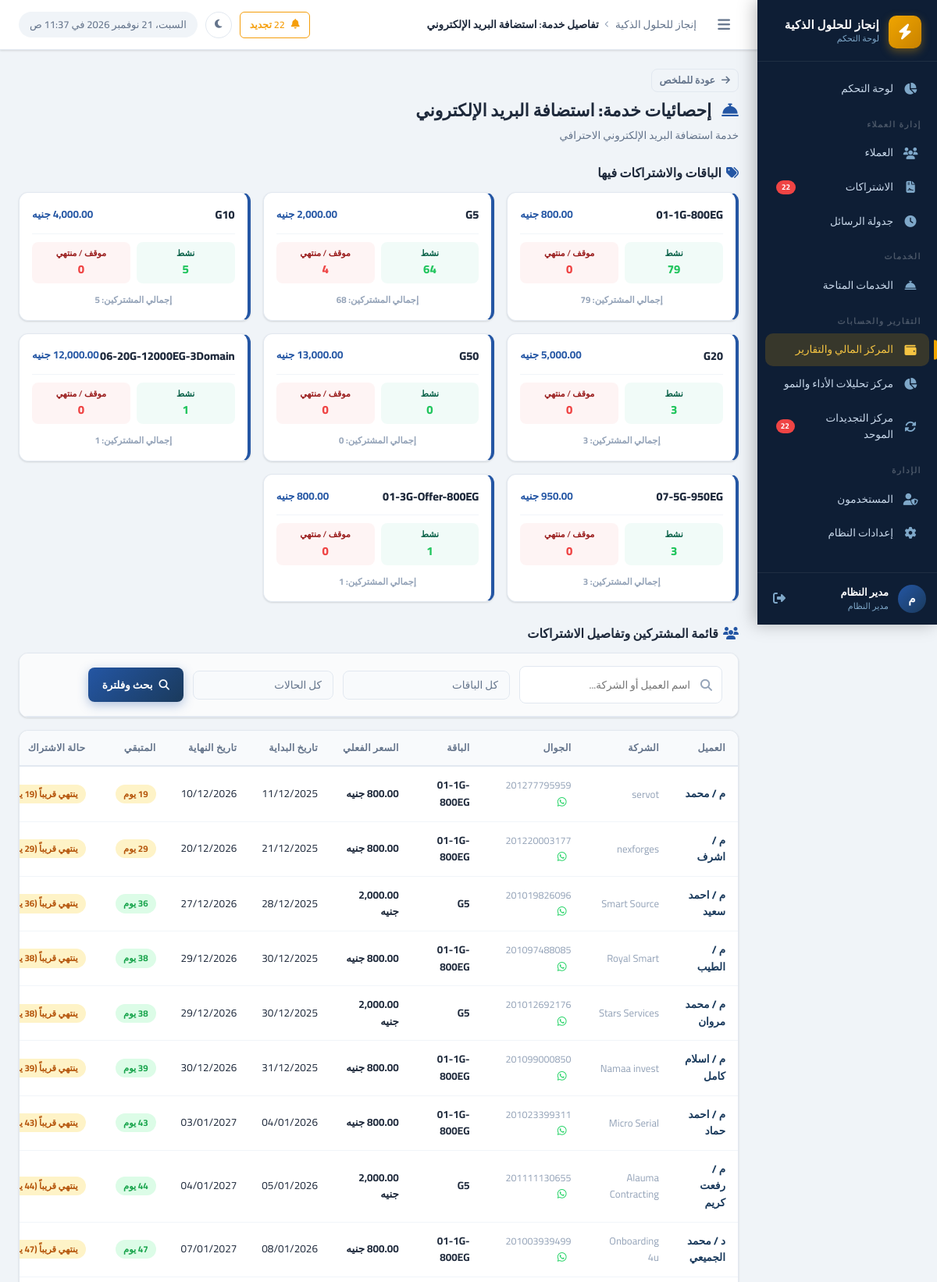
The app's page /reports/service-details.php?id=1 (signed in, upper part) with its own data.
### tables this page shows
CREATE TABLE `services` (
  `id` int UNSIGNED NOT NULL,
  `name` varchar(200) NOT NULL COMMENT 'اسم الخدمة',
  `description` text,
  `default_price` decimal(10,2) NOT NULL DEFAULT '0.00',
  `duration_months` int NOT NULL DEFAULT '12' COMMENT 'مدة الاشتراك الافتراضية بالأشهر',
  `status` tinyint(1) NOT NULL DEFAULT '1',
  `created_by` int UNSIGNED DEFAULT NULL,
  `created_at` datetime NOT NULL DEFAULT CURRENT_TIMESTAMP,
  `sort_order` int NOT NULL DEFAULT '0'
);

CREATE TABLE `client_subscriptions` (
  `id` int UNSIGNED NOT NULL,
  `client_id` int UNSIGNED NOT NULL,
  `service_id` int UNSIGNED NOT NULL,
  `plan_name` varchar(200) DEFAULT NULL COMMENT 'اسم الخطة (مثل: أساسية، بريميوم)',
  `currency` varchar(10) NOT NULL DEFAULT 'EGP',
  `original_price` decimal(12,2) DEFAULT NULL,
  `price` decimal(10,2) NOT NULL DEFAULT '0.00' COMMENT 'سعر الاشتراك الفعلي',
  `start_date` date DEFAULT NULL,
  `end_date` date DEFAULT NULL,
  `status` enum('active','expired','cancelled','pending') NOT NULL DEFAULT 'active',
  `notes` text,
  `created_by` int UNSIGNED DEFAULT NULL,
  `created_at` datetime NOT NULL DEFAULT CURRENT_TIMESTAMP,
  `updated_at` datetime NOT NULL DEFAULT CURRENT_TIMESTAMP ON UPDATE CURRENT_TIMESTAMP
);

CREATE TABLE `clients` (
  `id` int UNSIGNED NOT NULL,
  `name` varchar(200) NOT NULL COMMENT 'اسم العميل',
  `company_name` varchar(200) DEFAULT NULL COMMENT 'اسم الشركة',
  `mobile` varchar(20) NOT NULL COMMENT 'رقم الموبايل',
  `mobile_2` varchar(20) DEFAULT NULL COMMENT 'رقم موبايل إضافي',
  `activity` varchar(200) DEFAULT NULL COMMENT 'النشاط التجاري',
  `country` varchar(10) NOT NULL DEFAULT 'EG',
  `domain` varchar(255) DEFAULT NULL,
  `domain_provider` varchar(100) DEFAULT NULL,
  `username_note` varchar(200) DEFAULT NULL COMMENT 'اسم المستخدم (للإشارة)',
  `server_panel` varchar(100) NOT NULL DEFAULT 'cp.enjaz.cloud',
  `email` varchar(200) DEFAULT NULL,
  `address` text,
  `notes` text,
  `status` tinyint(1) NOT NULL DEFAULT '1' COMMENT '1=نشط, 0=موقوف',
  `created_by` int UNSIGNED DEFAULT NULL,
  `created_at` datetime NOT NULL DEFAULT CURRENT_TIMESTAMP,
  `updated_at` datetime NOT NULL DEFAULT CURRENT_TIMESTAMP ON UPDATE CURRENT_TIMESTAMP
);

CREATE TABLE `service_plans` (
  `id` int UNSIGNED NOT NULL,
  `service_id` int UNSIGNED NOT NULL,
  `name` varchar(150) NOT NULL,
  `description` text,
  `currency` varchar(10) NOT NULL DEFAULT 'EGP',
  `original_price` decimal(12,2) DEFAULT NULL,
  `price` decimal(12,2) NOT NULL DEFAULT '0.00',
  `sort_order` tinyint UNSIGNED NOT NULL DEFAULT '0',
  `status` tinyint(1) NOT NULL DEFAULT '1',
  `created_at` timestamp NOT NULL DEFAULT CURRENT_TIMESTAMP
);

### reports/service-details.php (the view, shortened to what the rows shown need)
<?php
require_once dirname(__DIR__) . '/config/app.php';
$db = getDB();
$serviceId = (int)($_GET['id'] ?? 0);
$serviceStmt = $db->prepare("SELECT * FROM services WHERE id = ?");
$serviceStmt->execute([$serviceId]);
$service = $serviceStmt->fetch();
$plansStmt = $db->prepare("SELECT * FROM service_plans WHERE service_id = ? ORDER BY sort_order ASC, name ASC");
$plansStmt->execute([$serviceId]);
$dbPlans = $plansStmt->fetchAll();
$totalsStmt = $db->prepare("
    SELECT
        plan_name,
        COUNT(CASE WHEN status = 'active' THEN 1 END) as active_count,
        COUNT(CASE WHEN status != 'active' THEN 1 END) as suspended_count,
        COUNT(*) as total_count
    FROM client_subscriptions
    WHERE service_id = ?
    GROUP BY plan_name
");
$totalsStmt->execute([$serviceId]);
$planTotals = $totalsStmt->fetchAll();
$packages = [];
foreach ($dbPlans as $p) {
    $packages[$p['name']] = [
        'name' => $p['name'],
        'price' => $p['price'],
        'active' => 0,
        'suspended' => 0,
        'total' => 0,
        'is_db_plan' => true
    ];
}
foreach ($planTotals as $pt) {
    $name = $pt['plan_name'] ?: '—';
    $packages[$name]['active'] = (int)$pt['active_count'];
    $packages[$name]['suspended'] = (int)$pt['suspended_count'];
    $packages[$name]['total'] = (int)$pt['total_count'];
}
$where = ["cs.service_id = ?"];
$params = [$serviceId];
$whereStr = implode(' AND ', $where);
$subsStmt = $db->prepare("
    SELECT cs.*, c.name as client_name, c.company_name, c.mobile, c.status as client_status,
           DATEDIFF(cs.end_date, CURDATE()) as days_left
    FROM client_subscriptions cs
    JOIN clients c ON c.id = cs.client_id
    WHERE $whereStr
    ORDER BY cs.status = 'active' DESC, cs.end_date ASC
");
$subsStmt->execute($params);
$subscriptions = $subsStmt->fetchAll();
$pageTitle  = 'تفاصيل خدمة: ' . $service['name'];
$depth      = 1;
require_once INCLUDES_PATH . '/header.php';
?>
<div class="page-header">
  <div class="page-header-text">
    <div style="display:flex; align-items:center; gap:12px; margin-bottom: 6px;">
      <a href="financial-hub.php?tab=services" class="btn btn-sm btn-outline" style="padding: 4px 10px; border-radius: 8px;">
      </a>
    </div>
    <h1 class="page-title">
      <i class="fas fa-concierge-bell" style="color:var(--primary-light);margin-left:8px;"></i>
      إحصائيات خدمة: <?= e($service['name']) ?>
    </h1>
    <p class="page-subtitle"><?= e($service['description'] ?: 'عرض الباقات وتفاصيل المشتركين') ?></p>
  </div>
</div>
<div style="display:grid; grid-template-columns: repeat(auto-fit, minmax(250px, 1fr)); gap:16px; margin-bottom:28px;">
  <?php if (empty($packages)): ?>
    <div class="card" style="grid-column: 1 / -1; padding: 24px; text-align: center; color: var(--text-muted);">
      لا توجد باقات مسجلة أو اشتراكات نشطة لهذه الخدمة.
    </div>
  <?php else: ?>
    <?php foreach ($packages as $pkg): ?>
      <div class="card" style="border-right: 4px solid var(--primary-light); padding:16px; background:#fff; display:flex; flex-direction:column; gap:12px; margin:0;">
        <div style="display:flex; justify-content:space-between; align-items:center;">
          <span style="font-weight:800; font-size:14.5px; color:var(--text-primary);"><?= e($pkg['name']) ?></span>
          <?php if ($pkg['price'] !== null): ?>
            <span style="font-weight:700; color:var(--primary-light); font-size:13.5px;"><?= formatMoney($pkg['price']) ?></span>
          <?php else: ?>
            <span class="badge badge-secondary" style="font-size:10.5px;">باقة مخصصة</span>
          <?php endif; ?>
        </div>
        <div style="display:grid; grid-template-columns: 1fr 1fr; gap:8px; border-top:1px solid #f1f5f9; padding-top:10px;">
          <div style="text-align:center; background:rgba(16,185,129,0.06); border-radius:8px; padding:6px 0;">
            <div style="font-size:11px; color:#065f46; font-weight:600;">نشط</div>
            <div style="font-size:15px; font-weight:800; color:var(--success);"><?= $pkg['active'] ?></div>
          </div>
          <div style="text-align:center; background:rgba(239,68,68,0.06); border-radius:8px; padding:6px 0;">
            <div style="font-size:11px; color:#991b1b; font-weight:600;">موقف / منتهي</div>
            <div style="font-size:15px; font-weight:800; color:var(--danger);"><?= $pkg['suspended'] ?></div>
          </div>
        </div>
        <div style="font-size:11.5px; text-align:center; color:var(--text-muted); font-weight:700;">
          إجمالي المشتركين: <?= $pkg['total'] ?>
        </div>
      </div>
    <?php endforeach; ?>
  <?php endif; ?>
</div>
<div class="card">
  <div class="table-wrapper">
    <table class="data-table">
      <thead>
        <tr>
          <th>العميل</th>
          <th>الشركة</th>
          <th>الجوال</th>
          <th>الباقة</th>
          <th>السعر الفعلي</th>
          <th>تاريخ البداية</th>
          <th>تاريخ النهاية</th>
          <th>المتبقي</th>
          <th>حالة الاشتراك</th>
        </tr>
      </thead>
      <tbody>
        <?php if (empty($subscriptions)): ?>
          <tr>
            <td colspan="11">
              <div class="empty-state">
                <div class="empty-icon"><i class="fas fa-file-contract"></i></div>
                <p class="empty-title">لا توجد اشتراكات مطابقة للبحث</p>
              </div>
            </td>
          </tr>
        <?php else: ?>
          <?php foreach ($subscriptions as $sub): ?>
            <tr>
              <td>
                <a href="../clients/view.php?id=<?= $sub['client_id'] ?>" style="font-weight:700; color:var(--primary);">
                  <?= e($sub['client_name']) ?>
                </a>
              </td>
              <td class="text-muted"><?= e($sub['company_name'] ?: '—') ?></td>
              <td>
                <?php if ($sub['mobile']): ?>
                  <span class="text-muted" style="direction:ltr; display:inline-block; font-size:12.5px;"><?= e($sub['mobile']) ?></span>
                  <?php
                  $cleanMob = preg_replace('/[^0-9]/', '', $sub['mobile']);
                  ?>
                  <a href="https://wa.me/<?= $cleanMob ?>" target="_blank" style="color:#25d366; margin-right:6px;" title="واتساب"><i class="fab fa-whatsapp"></i></a>
                <?php else: ?>
                  <span class="text-muted">—</span>
                <?php endif; ?>
              </td>
              <td><strong><?= e($sub['plan_name'] ?: '—') ?></strong></td>
              <td class="fw-bold text-primary"><?= formatMoney($sub['price']) ?></td>
              <td><?= formatDate($sub['start_date']) ?></td>
              <td><?= formatDate($sub['end_date']) ?></td>
              <td>
                <?php
                $d = $sub['days_left'];
                if ($d === null): ?>
                  <span class="badge badge-success">مفتوح</span>
                <?php elseif ($d < 0): ?>
                  <span class="badge badge-danger">انتهى</span>
                <?php elseif ($d <= 7): ?>
                  <span class="badge badge-danger"><?= $d ?> يوم</span>
                <?php elseif ($d <= 30): ?>
                  <span class="badge badge-warning"><?= $d ?> يوم</span>
                <?php else: ?>
                  <span class="badge badge-success"><?= $d ?> يوم</span>
                <?php endif; ?>
              </td>
              <td><?= subscriptionStatusBadge($sub['status'], $sub['end_date']) ?></td>
            </tr>
          <?php endforeach; ?>
        <?php endif; ?>
      </tbody>
    </table>
  </div>
</div>
<?php
require_once INCLUDES_PATH . '/footer.php';
?>

### includes/header.php (shortened to what the rows shown need)
<?php
$companyName = getSetting('company_name', APP_NAME);
?>
<!DOCTYPE html>
<html lang="ar" dir="rtl">
<head>
  <link rel="stylesheet" href="https://cdnjs.cloudflare.com/ajax/libs/font-awesome/6.5.0/css/all.min.css">
  <link rel="stylesheet" href="<?= str_repeat('../', $depth ?? 0) ?>assets/css/style.css?v=1.4">
  <link rel="stylesheet" href="<?= str_repeat('../', $depth ?? 0) ?>assets/css/print.css" media="print">
  <link rel="stylesheet" href="https://cdn.jsdelivr.net/npm/flatpickr/dist/flatpickr.min.css">
</head>
<body>
<div class="layout">
  <div class="main-content">
    <header class="topbar">
      <div class="topbar-breadcrumb">
        <span><?= e($companyName) ?></span>
        <span class="separator"><i class="fas fa-chevron-left fa-xs"></i></span>
        <span class="current"><?= e($pageTitle ?? 'لوحة التحكم') ?></span>
      </div>
    </header>
    <main class="page-content">

### includes/functions.php (shortened to what the rows shown need)
<?php
function formatMoney(float $amount, string $currency = null): string {
    if ($currency === null) {
        $currency = getSetting('currency', 'جنيه');
    }
    return number_format($amount, 2) . ' ' . $currency;
}
function formatDate(?string $date, string $format = 'd/m/Y'): string {
    return date('d/m/Y', strtotime($date));
}
function daysDiff(string $date1, string $date2 = 'today'): int {
    $d1 = new DateTime($date1);
    $d2 = new DateTime($date2);
    return (int)$d1->diff($d2)->days * ($d1 < $d2 ? -1 : 1);
}
function subscriptionStatusBadge(string $status, ?string $endDate = ''): string {
    $warningDays = (int)getSetting('renewal_warning_days', '60');
    if ($status === 'active' && !empty($endDate)) {
        $daysLeft = daysDiff($endDate, 'today');
        if ($daysLeft >= 0 && $daysLeft <= $warningDays) {
            return '<span class="badge badge-warning">ينتهي قريباً (' . $daysLeft . ' يوم)</span>';
        }
    }
    $map = [
        'active'    => '<span class="badge badge-success">نشط</span>',
        'expired'   => '<span class="badge badge-danger">منتهي</span>',
        'cancelled' => '<span class="badge badge-secondary">ملغي</span>',
        'pending'   => '<span class="badge badge-warning">معلّق</span>',
    ];
    return $map[$status] ?? '<span class="badge badge-secondary">' . e($status) . '</span>';
}
function e(mixed $value): string {
    return htmlspecialchars((string)$value, ENT_QUOTES, 'UTF-8');
}

### records on screen
services: name "تفاصيل خدمة: استضافة البريد الإلكتروني", name "استضافة البريد الإلكتروني", description "خدمة استضافة البريد الإلكتروني الاحترافي"
client_subscriptions: plan_name "01-1G-800EG", price "800.00 جنيه", active "79", client.status "0", total "79"
service_plans: name "G20", price "5,000.00 جنيه", sort_order "3", suspended "0"
client_subscriptions: client.name "م / محمد", client.company_name "servot", client.mobile "201277795959", plan_name "01-1G-800EG", price "800.00 جنيه", start_date "11/12/2025", end_date "10/12/2026", d "19", end_date "19"
client_subscriptions: client.name "م / اشرف", client.company_name "nexforges", client.mobile "201220003177", plan_name "01-1G-800EG", price "800.00 جنيه", start_date "21/12/2025", end_date "20/12/2026", d "29", daysLeft "29"
client_subscriptions: client.name "م / احمد سعيد", client.company_name "Smart Source", client.mobile "201019826096", plan_name "G5", price "2,000.00 جنيه", start_date "28/12/2025", end_date "27/12/2026", d "36", daysLeft "36"
client_subscriptions: client.name "م / الطيب", client.company_name "Royal Smart", client.mobile "201097488085", plan_name "01-1G-800EG", price "800.00 جنيه", start_date "30/12/2025", end_date "29/12/2026", d "38", end_date "38"
client_subscriptions: client.name "م / محمد مروان", client.company_name "Stars Services", client.mobile "201012692176", plan_name "G5", price "2,000.00 جنيه", start_date "30/12/2025", end_date "29/12/2026", d "38", end_date "38"
client_subscriptions: client.name "م / اسلام كامل", client.company_name "Namaa invest", client.mobile "201099000850", plan_name "01-1G-800EG", price "800.00 جنيه", start_date "31/12/2025", end_date "30/12/2026", d "39", end_date "39"
client_subscriptions: client.name "م / احمد حماد", client.company_name "Micro Serial", client.mobile "201023399311", plan_name "01-1G-800EG", price "800.00 جنيه", start_date "04/01/2026", end_date "03/01/2027", d "43", end_date "43"
client_subscriptions: client.name "م / رفعت كريم", client.company_name "Alauma Contracting", client.mobile "201111130655", plan_name "G5", price "2,000.00 جنيه", start_date "05/01/2026", end_date "04/01/2027", d "44", end_date "44"
client_subscriptions: client.name "د / محمد الجميعي", client.company_name "Onboarding 4u", client.mobile "201003939499", plan_name "01-1G-800EG", price "800.00 جنيه", start_date "08/01/2026", end_date "07/01/2027", d "47", end_date "47"

### other values on screen
$companyName "إنجاز للحلول الذكية"
$renewalCount "22"
$userInitial "م"
$userName "مدير النظام"
$userRole "مدير النظام"
$pkg['name'] "G5"
formatMoney($pkg['price']) "2,000.00 جنيه"
$pkg['active'] "64"
$pkg['suspended'] "4"
$pkg['total'] "68"
$pkg['name'] "G10"
formatMoney($pkg['price']) "4,000.00 جنيه"
$pkg['active'] "5"
$pkg['suspended'] "0"
$pkg['total'] "5"
